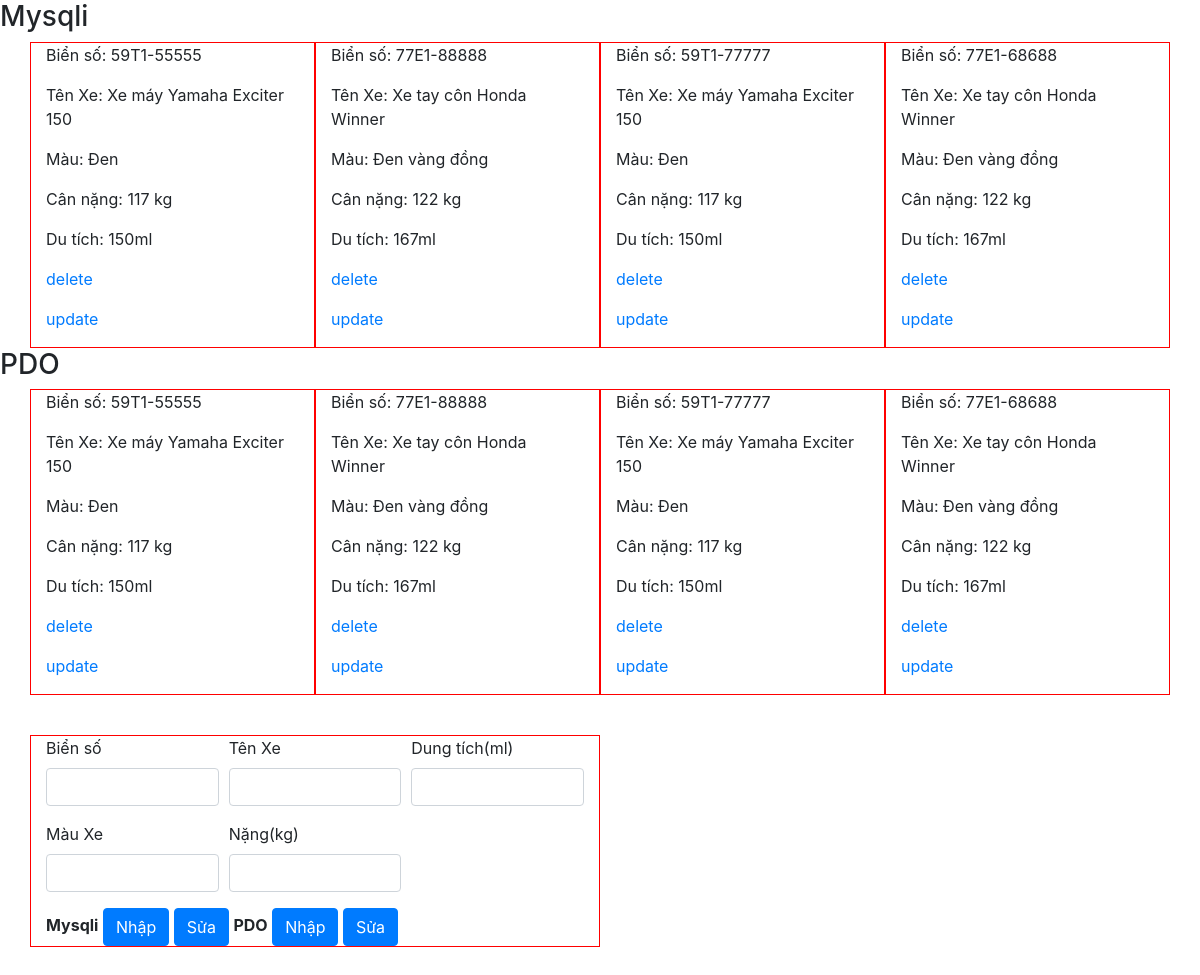
Page /test.php on the committed database.
### tables this page shows
CREATE TABLE `motos` (
  `moto_id` varchar(55) NOT NULL,
  `moto_name` varchar(255) DEFAULT NULL,
  `moto_color` varchar(255) DEFAULT NULL,
  `moto_weight` int(255) DEFAULT NULL,
  `moto_size` int(55) DEFAULT NULL
);

### public/db/mysqli.php (called while the page is built, shortened)
<?php
Class mysqli_db {
	public static $conn;
	public function __construct() {
		self::$conn = new mysqli(DB_HOST, DB_USER, DB_PASS, DB_NAME);
		self::$conn->set_charset('utf8');
	}
	public function getData($obj) {
		$arr = array();
		while ($row = $obj->fetch_assoc()) {
			$arr[] = $row;
		}
		return $arr;
	}
	public function getDataMotos()
	{
		$data = self::$conn->prepare('SELECT * FROM `motos`');
		$data->execute();
		$result = $data->get_result();
		return $this->getData($result);
	}
}

### public/db/pdo.php (called while the page is built, shortened)
<?php
Class pdo_db {
	public static $conn;
	public function __construct() {
		self::$conn = new PDO("mysql:host=".DB_HOST.";dbname=".DB_NAME, DB_USER, DB_PASS);
		self::$conn->setAttribute(PDO::ATTR_ERRMODE, PDO::ERRMODE_EXCEPTION);
		self::$conn->exec("set names utf8");
	}
	public function getDataMotos()
	{
		$data = self::$conn->prepare('SELECT * FROM `motos`');
		$data->execute();
		return $data->fetchAll(PDO::FETCH_ASSOC);
	}
}

### test.php (the view, shortened to what this page needs)
<?php
require_once('public/db/mysqli.php');
$db = new mysqli_db;
$mysqli_data = $db->getDataMotos();
require_once('public/db/pdo.php');
$db_dpo = new pdo_db();
$dpo_data = $db_dpo->getDataMotos();
?>
<!doctype html>
<html lang="en">
<head>
<link rel="stylesheet" href="public/css/bootstrap.min.css">
</head>
<body>
  <h3>Mysqli</h3>
  <div class="container">
    <div class="row all-item">
      <?php foreach ($mysqli_data as $key => $value): ?>
        <div class="col-md-3 item-moto">
          <p>Biển số: <span><?php echo $value['moto_id']; ?></span> </p>
          <p>Tên Xe: <span><?php echo $value['moto_name']; ?></span></p>
          <p>Màu: <span><?php echo $value['moto_color']; ?></span></p>
          <p>Cân nặng: <span><?php echo $value['moto_weight']; ?></span> kg</p>
          <p>Du tích: <span><?php echo $value['moto_size']; ?></span>ml</p>
           <p><a href="" onclick="deleteMoto('<?php echo $value['moto_id']; ?>'); return false;">delete</a></p>
          <p><a href="" onclick="getUpdate('<?php echo $value['moto_name']; ?>', '<?php echo $value['moto_color']; ?>', <?php echo $value['moto_weight']; ?>, <?php echo $value['moto_size']; ?>, '<?php echo $value['moto_id']; ?>'); return false;">update</a></p>
        </div>
      <?php endforeach ?>
    </div>
  </div>
  <h3>PDO</h3>
  <div class="container">
    <div class="row all-item">
      <?php foreach ($dpo_data as $key => $value): ?>
        <div class="col-md-3 item-moto">
          <p>Biển số: <span><?php echo $value['moto_id']; ?></span> </p>
          <p>Tên Xe: <span><?php echo $value['moto_name']; ?></span></p>
          <p>Màu: <span><?php echo $value['moto_color']; ?></span></p>
          <p>Cân nặng: <span><?php echo $value['moto_weight']; ?></span> kg</p>
          <p>Du tích: <span><?php echo $value['moto_size']; ?></span>ml</p>
          <p><a href="" onclick="deleteMoto('<?php echo $value['moto_id']; ?>'); return false;">delete</a></p>
          <p><a href="" onclick="getUpdate('<?php echo $value['moto_name']; ?>', '<?php echo $value['moto_color']; ?>', <?php echo $value['moto_weight']; ?>, <?php echo $value['moto_size']; ?>, '<?php echo $value['moto_id']; ?>'); return false;">update</a></p>
        </div>
      <?php endforeach ?>
    </div>
  </div>
  <div class="container form-tee">
    <div class="row">
      <div class="col-md-6 form-i">
        <form id="form-mysqli" method="post">
          <div class="form-row">
            <div class="form-group col-md-4">
              <label>Biển số</label>
              <input type="text" id="moto_id" class="form-control">
            </div>
            <div class="form-group col-md-4">
              <label>Tên Xe</label>
              <input type="text" id="moto_name" class="form-control">
            </div>
            <div class="form-group col-md-4">
              <label>Dung tích(ml)</label>
              <input type="text" id="moto_size" class="form-control">
            </div>
          </div>
          <div class="form-row">
            <div class="form-group col-md-4">
              <label>Màu Xe</label>
              <input type="text" id="moto_color" class="form-control">
            </div>
            <div class="form-group col-md-4">
              <label>Nặng(kg)</label>
              <input type="text" id="moto_weight" class="form-control">
            </div>
          </div>
          <span><b>Mysqli</b></span>
          <button type="submit" id="btn-insert-mysqli" class="btn btn-primary">Nhập</button>
          <button type="submit" id="btn-update-mysqli" class="btn btn-primary">Sửa</button>
          <span><b>PDO</b></span>
          <button type="submit" id="btn-insert-pdo" class="btn btn-primary">Nhập</button>
          <button type="submit" id="btn-update-pdo" class="btn btn-primary">Sửa</button>
        </form>
      </div>
    </div>
  </div>
</body>
</html>

### test.php (style rules this page uses)
.item-moto { border: 1px solid red; }
.form-tee { margin-top: 40px; margin-bottom: 50px; }
.form-i { border: 1px solid red; }

### rows in the picture
motos: moto_id "59T1-55555", moto_name "Xe máy Yamaha Exciter 150", moto_color "Đen", moto_weight "117", moto_size "150"
motos: moto_id "77E1-88888", moto_name "Xe tay côn Honda Winner", moto_color "Đen vàng đồng", moto_weight "122", moto_size "167"
motos: moto_id "59T1-77777", moto_name "Xe máy Yamaha Exciter 150", moto_color "Đen", moto_weight "117", moto_size "150"
motos: moto_id "77E1-68688", moto_name "Xe tay côn Honda Winner", moto_color "Đen vàng đồng", moto_weight "122", moto_size "167"
